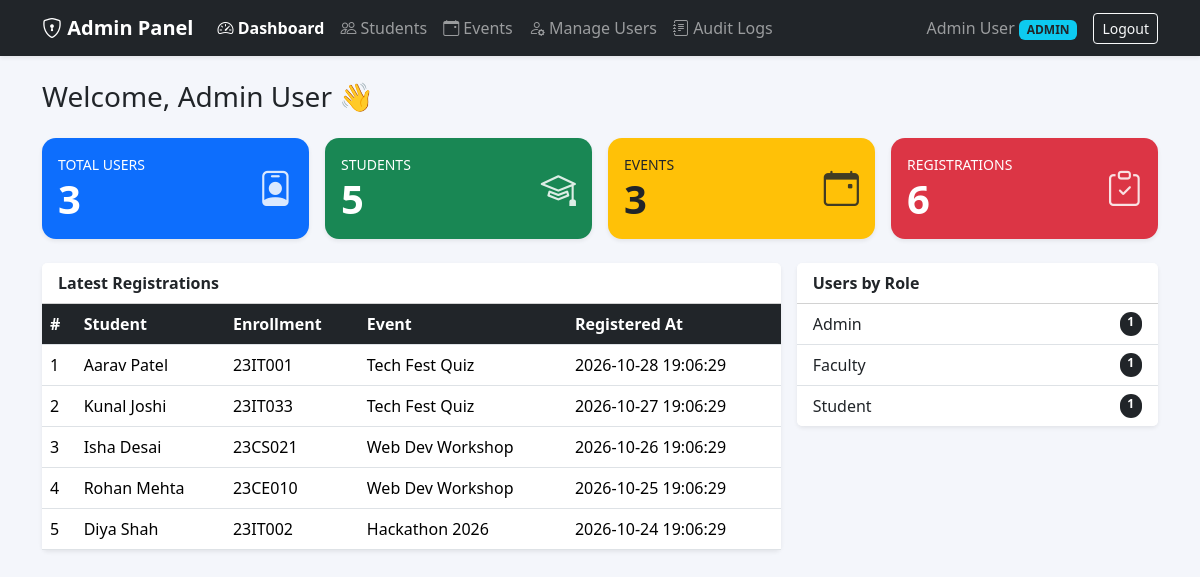
/dashboard.php (signed in), run on the app's committed database.
### tables this page shows
CREATE TABLE registrations (
  id            INT PRIMARY KEY AUTO_INCREMENT,
  student_id    INT NOT NULL,
  event_id      INT NOT NULL,
  registered_at TIMESTAMP DEFAULT CURRENT_TIMESTAMP,
  FOREIGN KEY (student_id) REFERENCES students(id) ON DELETE CASCADE,
  FOREIGN KEY (event_id)   REFERENCES events(id)   ON DELETE CASCADE
);

CREATE TABLE students (
  id            INT PRIMARY KEY AUTO_INCREMENT,
  enrollment_no VARCHAR(20) NOT NULL UNIQUE,
  name          VARCHAR(100) NOT NULL,
  department    VARCHAR(60) NOT NULL,
  created_at    TIMESTAMP DEFAULT CURRENT_TIMESTAMP
);

CREATE TABLE events (
  id         INT PRIMARY KEY AUTO_INCREMENT,
  title      VARCHAR(150) NOT NULL,
  venue      VARCHAR(100) NOT NULL,
  event_date DATE NOT NULL,
  created_at TIMESTAMP DEFAULT CURRENT_TIMESTAMP
);

### includes/auth.php (called while the page is built, shortened)
<?php
function current_user(): ?array {
    return $_SESSION['user'] ?? null;
}
function e(?string $s): string {
    return htmlspecialchars((string)$s, ENT_QUOTES, 'UTF-8');
}

### dashboard.php (the view, shortened to what this page needs)
<?php
require_once __DIR__ . '/includes/auth.php';
$totalUsers    = (int)$pdo->query('SELECT COUNT(*) FROM users')->fetchColumn();
$totalStudents = (int)$pdo->query('SELECT COUNT(*) FROM students')->fetchColumn();
$totalEvents   = (int)$pdo->query('SELECT COUNT(*) FROM events')->fetchColumn();
$totalRegs     = (int)$pdo->query('SELECT COUNT(*) FROM registrations')->fetchColumn();
$roleStats = $pdo->query(
    'SELECT r.name, COUNT(u.id) AS total
     FROM roles r LEFT JOIN users u ON u.role_id = r.id
     GROUP BY r.id, r.name'
)->fetchAll();
$latest = $pdo->query(
    'SELECT s.name AS student, s.enrollment_no, e.title AS event, g.registered_at
     FROM registrations g
     JOIN students s ON s.id = g.student_id
     JOIN events   e ON e.id = g.event_id
     ORDER BY g.registered_at DESC
     LIMIT 5'
)->fetchAll();
require __DIR__ . '/includes/header.php';
$cards = [
    ['Total Users',   $totalUsers,    'bi-person-badge',   'bg-primary'],
    ['Students',      $totalStudents, 'bi-mortarboard',    'bg-success'],
    ['Events',        $totalEvents,   'bi-calendar-event', 'bg-warning text-dark'],
    ['Registrations', $totalRegs,     'bi-clipboard-check','bg-danger'],
];
?>
<h3 class="mb-4">Welcome, <?= e(current_user()['name']) ?> 👋</h3>
<div class="row g-3 mb-4">
  <?php foreach ($cards as [$label, $value, $icon, $bg]): ?>
    <div class="col-6 col-lg-3">
      <div class="card stat-card <?= $bg ?> shadow-sm">
        <div class="card-body d-flex justify-content-between align-items-center">
          <div>
            <div class="small text-uppercase"><?= $label ?></div>
            <div class="display-6 fw-bold"><?= $value ?></div>
          </div>
          <i class="bi <?= $icon ?>"></i>
        </div>
      </div>
    </div>
  <?php endforeach; ?>
</div>
<div class="row g-3">
  <div class="col-lg-8">
    <div class="card shadow-sm border-0">
      <div class="card-header bg-white fw-semibold">Latest Registrations</div>
      <div class="table-responsive">
        <table class="table table-hover mb-0 align-middle">
          <thead><tr><th>#</th><th>Student</th><th>Enrollment</th><th>Event</th><th>Registered At</th></tr></thead>
          <tbody>
          <?php foreach ($latest as $i => $r): ?>
            <tr>
              <td><?= $i + 1 ?></td>
              <td><?= e($r['student']) ?></td>
              <td><?= e($r['enrollment_no']) ?></td>
              <td><?= e($r['event']) ?></td>
              <td><?= e($r['registered_at']) ?></td>
            </tr>
          <?php endforeach; ?>
          </tbody>
        </table>
      </div>
    </div>
  </div>
  <div class="col-lg-4">
    <div class="card shadow-sm border-0">
      <div class="card-header bg-white fw-semibold">Users by Role</div>
      <ul class="list-group list-group-flush">
        <?php foreach ($roleStats as $r): ?>
          <li class="list-group-item d-flex justify-content-between text-capitalize">
            <?= e($r['name']) ?>
            <span class="badge bg-dark rounded-pill"><?= (int)$r['total'] ?></span>
          </li>
        <?php endforeach; ?>
      </ul>
    </div>
  </div>
</div>
<?php require __DIR__ . '/includes/footer.php'; ?>

### includes/header.php (shortened to what this page needs)
<?php
require_once __DIR__ . '/auth.php';
$user    = current_user();
$current = basename($_SERVER['PHP_SELF']);
?>
<!DOCTYPE html>
<html lang="en">
<head>
  <link href="https://cdn.jsdelivr.net/npm/bootstrap@5.3.3/dist/css/bootstrap.min.css" rel="stylesheet">
  <link href="https://cdn.jsdelivr.net/npm/bootstrap-icons@1.11.3/font/bootstrap-icons.css" rel="stylesheet">
</head>
<body>
<nav class="navbar navbar-expand-lg navbar-dark bg-dark shadow-sm">
  <div class="container">
    <a class="navbar-brand fw-semibold" href="#"><i class="bi bi-shield-lock"></i> Admin Panel</a>
    <div class="collapse navbar-collapse" id="nav">
      <ul class="navbar-nav me-auto">
        <?php if ($user): foreach (menu_for_role($user['role']) as [$label, $link, $icon]): ?>
          <li class="nav-item">
            <a class="nav-link <?= $current === $link ? 'active fw-semibold' : '' ?>" href="<?= $link ?>">
              <i class="bi <?= $icon ?>"></i> <?= $label ?>
            </a>
          </li>
        <?php endforeach; endif; ?>
      </ul>
      <?php if ($user): ?>
        <span class="navbar-text me-3">
          <?= e($user['name']) ?>
          <span class="badge bg-info text-dark text-uppercase"><?= e($user['role']) ?></span>
        </span>
        <a class="btn btn-outline-light btn-sm" href="logout.php">Logout</a>
      <?php endif; ?>
    </div>
  </div>
</nav>
<main class="container py-4">

### includes/footer.php (shortened to what this page needs)
</main>
</body>
</html>

### includes/header.php (style rules this page uses)
body { background:#f4f6fb; }
.stat-card { border:0; border-radius:14px; color:#fff; }
.stat-card .bi { font-size:2.2rem; opacity:.85; }
.table thead th { background:#212529; color:#fff; }

### data on the page
registrations: student.name "Aarav Patel", student.enrollment_no "23IT001", event.title "Tech Fest Quiz", registered_at "2026-10-28 19:06:29"
registrations: student.name "Kunal Joshi", student.enrollment_no "23IT033", event.title "Tech Fest Quiz", registered_at "2026-10-27 19:06:29"
registrations: student.name "Isha Desai", student.enrollment_no "23CS021", event.title "Web Dev Workshop", registered_at "2026-10-26 19:06:29"
registrations: student.name "Rohan Mehta", student.enrollment_no "23CE010", event.title "Web Dev Workshop", registered_at "2026-10-25 19:06:29"
registrations: student.name "Diya Shah", student.enrollment_no "23IT002", event.title "Hackathon 2026", registered_at "2026-10-24 19:06:29"

### other printed values
$label "Dashboard"
$label "Students"
$label "Events"
$label "Manage Users"
$label "Audit Logs"
$user['name'] "Admin User"
$user['role'] "ADMIN"
current_user()['name'] "Admin User"
$label "TOTAL USERS"
$value "3"
$label "STUDENTS"
$value "5"
$label "EVENTS"
$label "REGISTRATIONS"
$value "6"
